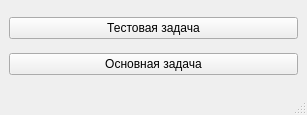
<?xml version="1.0" encoding="UTF-8"?>
<ui version="4.0">
 <class>MainWindow</class>
 <widget class="QMainWindow" name="MainWindow">
  <property name="geometry">
   <rect>
    <x>0</x>
    <y>0</y>
    <width>307</width>
    <height>115</height>
   </rect>
  </property>
  <property name="windowTitle">
   <string>Главное меню</string>
  </property>
  <widget class="QWidget" name="centralwidget">
   <layout class="QVBoxLayout" name="verticalLayout_2">
    <item>
     <widget class="QPushButton" name="pushButton">
      <property name="text">
       <string>Тестовая задача</string>
      </property>
     </widget>
    </item>
    <item>
     <widget class="QPushButton" name="pushButton_2">
      <property name="text">
       <string>Основная задача</string>
      </property>
     </widget>
    </item>
   </layout>
  </widget>
  <widget class="QMenuBar" name="menubar">
   <property name="geometry">
    <rect>
     <x>0</x>
     <y>0</y>
     <width>307</width>
     <height>21</height>
    </rect>
   </property>
  </widget>
  <widget class="QStatusBar" name="statusbar"/>
 </widget>
 <resources/>
 <connections/>
</ui>
